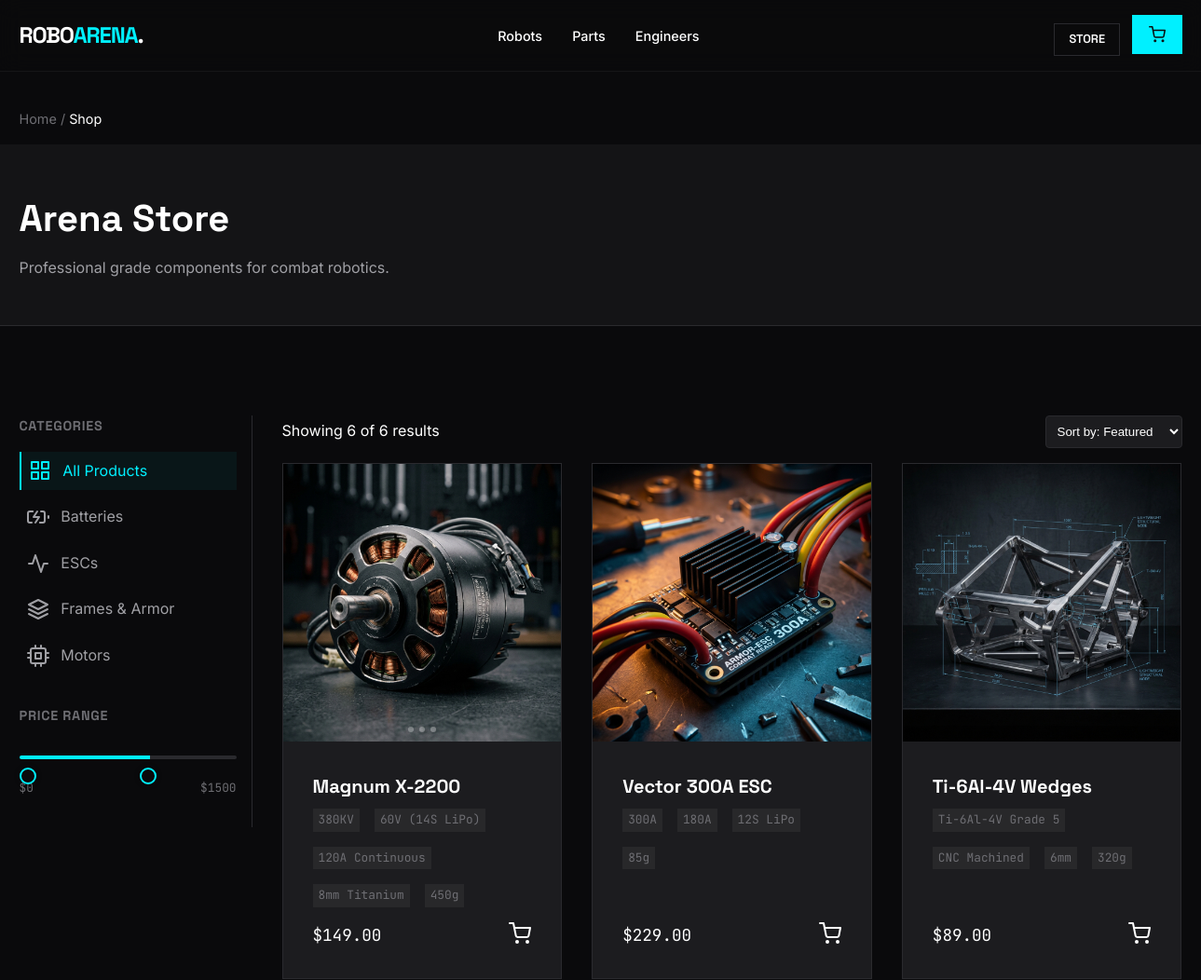
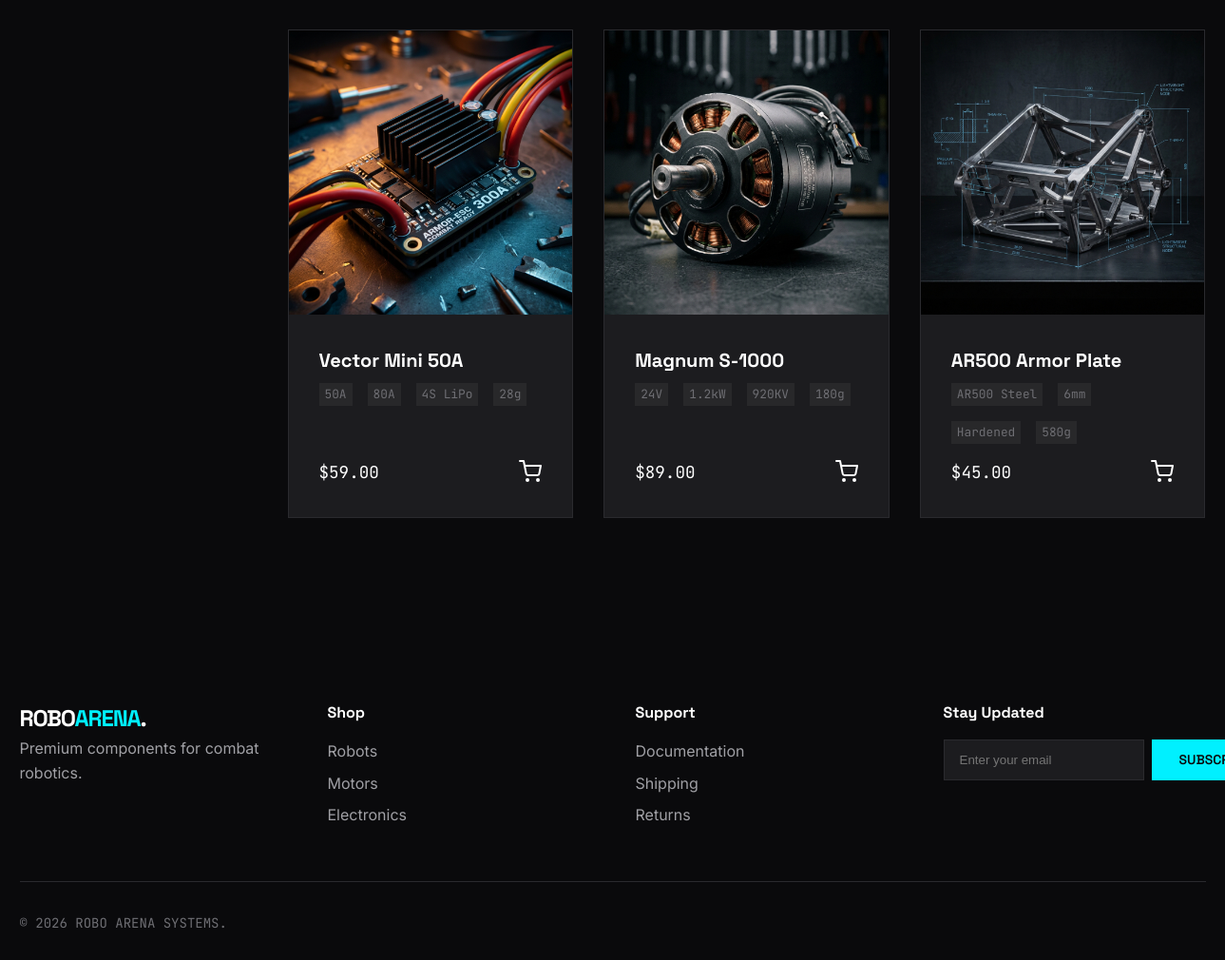
The app's page /shop/ with its own data (2 pictures, top to bottom).
### store/models.py (models this page shows, shortened)
class Category(models.Model):
    name = models.CharField(max_length=100)
    slug = models.SlugField(max_length=100, unique=True)
    icon = models.CharField(max_length=50, help_text="Feather icon name (e.g., 'cpu', 'activity')")
    description = models.TextField(blank=True)
    class Meta:
        verbose_name_plural = "Categories"
        ordering = ['name']

class ProductImage(models.Model):
    product = models.ForeignKey(Product, on_delete=models.CASCADE, related_name='images')
    image = models.ImageField(upload_to='products/')
    alt_text = models.CharField(max_length=200)
    is_primary = models.BooleanField(default=False)
    order = models.PositiveIntegerField(default=0)
    class Meta:
        ordering = ['order']

class Product(models.Model):
    STOCK_STATUS_CHOICES = [
        ('in_stock', 'In Stock'),
        ('out_of_stock', 'Out of Stock'),
        ('pre_order', 'Pre-Order'),
        ('discontinued', 'Discontinued'),
    ]
    name = models.CharField(max_length=200)
    slug = models.SlugField(max_length=200, unique=True)
    sku = models.CharField(max_length=50, unique=True)
    category = models.ForeignKey(Category, on_delete=models.CASCADE, related_name='products')
    price = models.DecimalField(max_digits=10, decimal_places=2)
    original_price = models.DecimalField(max_digits=10, decimal_places=2, null=True, blank=True)
    short_description = models.TextField()
    specs = models.JSONField(default=dict, blank=True, help_text="Technical specifications as JSON")
    is_featured = models.BooleanField(default=False)
    is_new = models.BooleanField(default=False)
    is_bestseller = models.BooleanField(default=False)
    stock_status = models.CharField(max_length=20, choices=STOCK_STATUS_CHOICES, default='in_stock')
    created_at = models.DateTimeField(auto_now_add=True)
    updated_at = models.DateTimeField(auto_now=True, null=True, blank=True)
    class Meta:
        ordering = ['-created_at']
    def get_absolute_url(self):
        return reverse('product_detail', kwargs={'slug': self.slug})

### store/views.py (the view)
# urls.py: path('shop/', views.shop, name='shop'),
def shop(request):
    products = Product.objects.all()
    categories = Category.objects.all()
    category_slug = request.GET.get('category')
    selected_category = None
    if category_slug:
        selected_category = get_object_or_404(Category, slug=category_slug)
        products = products.filter(category=selected_category)
    min_price = request.GET.get('min_price')
    max_price = request.GET.get('max_price')
    if min_price:
        products = products.filter(price__gte=min_price)
    if max_price:
        products = products.filter(price__lte=max_price)
    search_query = request.GET.get('q')
    if search_query:
        products = products.filter(
            Q(name__icontains=search_query) |
            Q(short_description__icontains=search_query) |
            Q(sku__icontains=search_query)
        )
    sort = request.GET.get('sort', 'featured')
    if sort == 'price_low':
        products = products.order_by('price')
    elif sort == 'price_high':
        products = products.order_by('-price')
    elif sort == 'newest':
        products = products.order_by('-created_at')
    else:  # featured
        products = products.order_by('-is_featured', '-is_bestseller', '-created_at')
    paginator = Paginator(products, 6)
    page_number = request.GET.get('page', 1)
    page_obj = paginator.get_page(page_number)
    context = {
        'products': page_obj,
        'categories': categories,
        'selected_category': selected_category,
        'search_query': search_query,
        'current_sort': sort,
        'total_count': paginator.count,
    }
    return render(request, 'shop.html', context)

### store/context_processors.py (called while the page is built)
def counter(request):
    cart_count = 0
    if 'admin' in request.path:
        return {}
    else:
        try:
            cart = Cart.objects.filter(cart_id=_cart_id(request))
            if request.user.is_authenticated:
                cart_items = CartItem.objects.all().filter(cart=cart[:1])
            else:
                cart_items = CartItem.objects.all().filter(cart=cart[:1])
            for cart_item in cart_items:
                cart_count += cart_item.quantity
        except Cart.DoesNotExist:
            cart_count = 0
    return dict(cart_count=cart_count)

### store/views.py (called while the page is built)
def _cart_id(request):
    cart = request.session.session_key
    if not cart:
        cart = request.session.create()
    return cart

### templates/shop.html (shortened to what this page needs)
{% extends 'base.html' %}
{% load static %}
{% block content %}
<main style="padding-top: 100px;">
    <div class="container" style="margin-bottom: var(--space-4); padding-top: var(--space-4);">
        <div class="breadcrumb" style="color: var(--text-muted); font-size: 0.9rem;">
            <a href="{% url 'home' %}">Home</a> /
            {% if selected_category %}
            <a href="{% url 'shop' %}">Shop</a> / <span style="color: var(--text-main);">{{ selected_category.name }}</span>
            {% else %}
            <span style="color: var(--text-main);">Shop</span>
            {% endif %}
        </div>
    </div>
    <section class="shop-header section bg-surface" style="padding: 3rem 0; border-bottom: 1px solid var(--border-subtle);">
        <div class="container">
            <h1 class="section-title" style="margin-bottom: 0.5rem;">
                {% if selected_category %}{{ selected_category.name }}{% else %}Arena Store{% endif %}
            </h1>
            <p>{% if selected_category %}{{ selected_category.description }}{% else %}Professional grade components for combat robotics.{% endif %}</p>
        </div>
    </section>
    <section class="section">
        <div class="container" style="display: grid; grid-template-columns: 250px 1fr; gap: var(--space-8);">
            <aside class="shop-sidebar">
                <div id="sidebar-content">
                    <div class="filter-group">
                        <h4 class="filter-title">Categories</h4>
                        <ul class="filter-list">
                            <li><a href="{% url 'shop' %}" class="filter-link {% if not selected_category %}active{% endif %}"><i data-feather="grid"></i> All Products</a></li>
                            {% for category in categories %}
                            <li><a href="{% url 'category' category.slug %}" class="filter-link {% if selected_category.slug == category.slug %}active{% endif %}"><i data-feather="{{ category.icon }}"></i> {{ category.name }}</a></li>
                            {% endfor %}
                        </ul>
                    </div>
                    <div class="filter-group">
                        <h4 class="filter-title">Price Range</h4>
                        <div class="price-slider-container">
                            <div class="slider-track"></div>
                            <input type="range" min="0" max="2500" value="0" id="slider-1" oninput="slideOne()">
                            <input type="range" min="0" max="2500" value="1500" id="slider-2" oninput="slideTwo()">
                            <div class="range-values">
                                <span class="text-mono" id="range1">$0</span>
                                <span class="text-mono" id="range2">$1500</span>
                            </div>
                        </div>
                    </div>
                </div>
            </aside>
            <div class="shop-grid">
                <div class="toolbar" style="display: flex; justify-content: space-between; margin-bottom: var(--space-4); align-items: center;">
                    <span class="text-muted text-sm">Showing {{ products|length }} of {{ total_count }} results</span>
                    <div class="sort-dropdown">
                        <select style="background: var(--bg-card); border: 1px solid var(--border-subtle); color: var(--text-main); padding: 0.5rem; border-radius: 4px;" onchange="window.location.href='?sort='+this.value">
                            <option value="featured" {% if current_sort == 'featured' %}selected{% endif %}>Sort by: Featured</option>
                        </select>
                    </div>
                </div>
                <div class="grid-3 product-grid">
                    {% for product in products %}
                    <div class="card product-card">
                        {% if product.is_bestseller %}
                        <div class="product-badge">Best Seller</div>
                        {% elif product.is_new %}
                        <div class="product-badge">New</div>
                        {% endif %}
                        <div class="product-image carousel-container" id="carousel-{{ product.pk }}">
                            <div class="carousel-track">
                                {% for image in product.images.all %}
                                <div class="carousel-slide {% if forloop.first %}active{% endif %}"><img src="{{ image.image.url }}" alt="{{ image.alt_text }}"></div>
                                {% empty %}
                                <div class="carousel-slide active"><img src="{% static 'assets/motor.png' %}" alt="{{ product.name }}"></div>
                                {% endfor %}
                            </div>
                            {% if product.images.count > 1 %}
                            <div class="carousel-dots">
                                {% for image in product.images.all %}
                                <span class="dot {% if forloop.first %}active{% endif %}"></span>
                                {% endfor %}
                            </div>
                            {% endif %}
                        </div>
                        <div class="product-info">
                            <h3 class="product-title"><a href="{{ product.get_absolute_url }}">{{ product.name }}</a></h3>
                            <div class="product-specs">
                                {% for key, value in product.specs.items|slice:":2" %}
                                <span class="tech-spec">{{ value }}</span>
                                {% endfor %}
                            </div>
                            <div class="product-footer">
                                <span class="price">${{ product.price }}</span>
                                <button class="btn-icon" onclick="addToCart({{ product.id }})"><i data-feather="shopping-cart"></i></button>
                            </div>
                        </div>
                    </div>
                    {% empty %}
                    <p class="text-muted">No products found.</p>
                    {% endfor %}
                </div>
            </div>
        </div>
    </section>
</main>
{% endblock %}

### templates/base.html (shortened to what this page needs)
{% load static %}
<!DOCTYPE html>
<html lang="en">
<head>
    <link rel="stylesheet" href="{% static 'css/styles.css' %}">
</head>
<body>
    <header id="main-header">
        <div class="container header-inner">
            <a href="{% url 'home' %}" class="logo">
                ROBO<span class="text-accent">ARENA</span>.
            </a>
            <nav class="desktop-nav">
                <a href="{% url 'home' %}#robots" class="nav-link">Robots</a>
                <a href="{% url 'home' %}#parts" class="nav-link">Parts</a>
                <a href="{% url 'home' %}#engineers" class="nav-link">Engineers</a>
            </nav>
            <div class="header-actions">
                <a href="{% url 'shop' %}" class="btn btn-secondary btn-sm" style="margin-right: 0.5rem;">Store</a>
                <a href="{% url 'cart' %}" class="btn btn-primary" style="position: relative; padding: 0.8em 1.2em;">
                    <i data-feather="shopping-cart" style="width: 18px; height: 18px;"></i>
                </a>
            </div>
        </div>
    </header>
    {% block content %}{% endblock %}
    <footer class="main-footer section">
        <div class="container">
            <div class="footer-grid">
                <div class="footer-brand">
                    <a href="{% url 'home' %}" class="logo">ROBO<span class="text-accent">ARENA</span>.</a>
                    <p>Premium components for combat robotics.</p>
                </div>
                <div class="footer-links">
                    <h4>Shop</h4>
                    <a href="{% url 'shop' %}">Robots</a>
                    <a href="{% url 'shop' %}">Motors</a>
                    <a href="{% url 'shop' %}">Electronics</a>
                </div>
                <div class="footer-links">
                    <h4>Support</h4>
                    <a href="#">Documentation</a>
                    <a href="#">Shipping</a>
                    <a href="#">Returns</a>
                </div>
                <div class="footer-newsletter">
                    <h4>Stay Updated</h4>
                    <form class="newsletter-form">
                        <input type="email" placeholder="Enter your email">
                        <button type="submit" class="btn btn-primary">Subscribe</button>
                    </form>
                </div>
            </div>
            <div class="footer-bottom">
                <span class="text-mono">© 2026 ROBO ARENA SYSTEMS.</span>
            </div>
        </div>
    </footer>
</body>
</html>

### records on screen
Category: name "Batteries"
Category: name "ESCs"
Category: name "Frames & Armor"
Category: name "Motors"
Product: name "Magnum X-2200", specs "380KV" "60V (14S LiPo)" "120A Continuous" "8mm Titanium" "450g", price "149.00"
ProductImage: image (picture)
Product: name "Vector 300A ESC", specs "300A" "180A" "12S LiPo" "85g", price "229.00"
ProductImage: image (picture)
Product: name "Ti-6Al-4V Wedges", specs "Ti-6Al-4V Grade 5" "CNC Machined" "6mm" "320g", price "89.00"
ProductImage: image (picture)
Product: name "Vector Mini 50A", specs "50A" "80A" "4S LiPo" "28g", price "59.00"
ProductImage: image (picture)
Product: name "Magnum S-1000", specs "24V" "1.2kW" "920KV" "180g", price "89.00"
ProductImage: image (picture)
Product: name "AR500 Armor Plate", specs "AR500 Steel" "6mm" "Hardened" "580g", price "45.00"
ProductImage: image (picture)

### other values on screen
{{ products|length }} "6"
{{ total_count }} "6"
